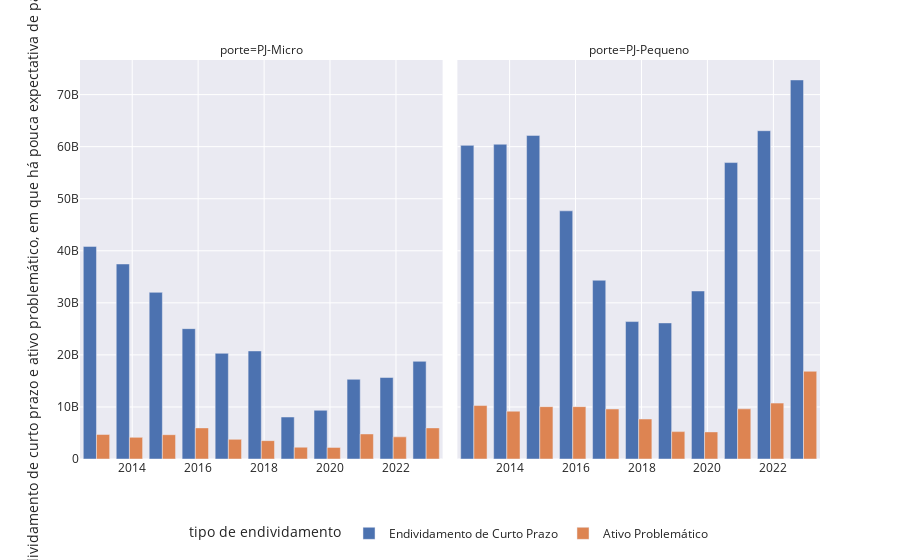

Here is the notebook cell this chart was saved with:
### Code cell
fig = px.bar(df_micro_peq_problematico, 
             x='data_base', 
             y=['Endividamento de Curto Prazo', 'Ativo Problemático'],
             facet_col='porte', 
             labels={'data_base': ''},
             template="seaborn")

fig.update_layout(
    barmode='group',
    yaxis_title="Endividamento de curto prazo e ativo problemático, em que há pouca expectativa de pagamento",
    legend_title_text='tipo de endividamento',
    legend=dict(x=0.5, y=-0.15, xanchor='center', yanchor='top', orientation = 'h'),
        xaxis=dict(dtick="M24"),
        xaxis2=dict(dtick="M24")
)

fig.show()

### Figure 1 — Plotly figure (JSON) as saved in the notebook; plotly's stock layout.template omitted (floating-point values rounded to 4 significant figures)
{"data": [{"alignmentgroup": "True", "hovertemplate": "variable=Endividamento de Curto Prazo<br>porte=PJ-Micro<br>=%{x}<br>value=%{y}<extra></extra>", "legendgroup": "Endividamento de Curto Prazo", "marker": {"color": "rgb(76,114,176)", "pattern": {"shape": ""}}, "name": "Endividamento de Curto Prazo", "offsetgroup": "Endividamento de Curto Prazo", "orientation": "v", "showlegend": true, "textposition": "auto", "type": "bar", "x": ["2012-12-01T00:00:00", "2013-12-01T00:00:00", "2014-12-01T00:00:00", "2015-12-01T00:00:00", "2016-12-01T00:00:00", "2017-12-01T00:00:00", "2018-12-01T00:00:00", "2019-12-01T00:00:00", "2020-12-01T00:00:00", "2021-12-01T00:00:00", "2022-12-01T00:00:00"], "xaxis": "x", "y": [40840000000.0, 37470000000.0, 32020000000.0, 25040000000.0, 20300000000.0, 20760000000.0, 8066000000.0, 9357000000.0, 15310000000.0, 15650000000.0, 18760000000.0], "yaxis": "y"}, {"alignmentgroup": "True", "hovertemplate": "variable=Endividamento de Curto Prazo<br>porte=PJ-Pequeno<br>=%{x}<br>value=%{y}<extra></extra>", "legendgroup": "Endividamento de Curto Prazo", "marker": {"color": "rgb(76,114,176)", "pattern": {"shape": ""}}, "name": "Endividamento de Curto Prazo", "offsetgroup": "Endividamento de Curto Prazo", "orientation": "v", "showlegend": false, "textposition": "auto", "type": "bar", "x": ["2012-12-01T00:00:00", "2013-12-01T00:00:00", "2014-12-01T00:00:00", "2015-12-01T00:00:00", "2016-12-01T00:00:00", "2017-12-01T00:00:00", "2018-12-01T00:00:00", "2019-12-01T00:00:00", "2020-12-01T00:00:00", "2021-12-01T00:00:00", "2022-12-01T00:00:00"], "xaxis": "x2", "y": [60250000000.0, 60470000000.0, 62170000000.0, 47670000000.0, 34340000000.0, 26400000000.0, 26140000000.0, 32270000000.0, 56950000000.0, 63070000000.0, 72820000000.0], "yaxis": "y2"}, {"alignmentgroup": "True", "hovertemplate": "variable=Ativo Problemático<br>porte=PJ-Micro<br>=%{x}<br>value=%{y}<extra></extra>", "legendgroup": "Ativo Problemático", "marker": {"color": "rgb(221,132,82)", "pattern": {"shape": ""}}, "name": "Ativo Problemático", "offsetgroup": "Ativo Problemático", "orientation": "v", "showlegend": true, "textposition": "auto", "type": "bar", "x": ["2012-12-01T00:00:00", "2013-12-01T00:00:00", "2014-12-01T00:00:00", "2015-12-01T00:00:00", "2016-12-01T00:00:00", "2017-12-01T00:00:00", "2018-12-01T00:00:00", "2019-12-01T00:00:00", "2020-12-01T00:00:00", "2021-12-01T00:00:00", "2022-12-01T00:00:00"], "xaxis": "x", "y": [4714000000.0, 4155000000.0, 4667000000.0, 5977000000.0, 3775000000.0, 3529000000.0, 2266000000.0, 2232000000.0, 4813000000.0, 4256000000.0, 5977000000.0], "yaxis": "y"}, {"alignmentgroup": "True", "hovertemplate": "variable=Ativo Problemático<br>porte=PJ-Pequeno<br>=%{x}<br>value=%{y}<extra></extra>", "legendgroup": "Ativo Problemático", "marker": {"color": "rgb(221,132,82)", "pattern": {"shape": ""}}, "name": "Ativo Problemático", "offsetgroup": "Ativo Problemático", "orientation": "v", "showlegend": false, "textposition": "auto", "type": "bar", "x": ["2012-12-01T00:00:00", "2013-12-01T00:00:00", "2014-12-01T00:00:00", "2015-12-01T00:00:00", "2016-12-01T00:00:00", "2017-12-01T00:00:00", "2018-12-01T00:00:00", "2019-12-01T00:00:00", "2020-12-01T00:00:00", "2021-12-01T00:00:00", "2022-12-01T00:00:00"], "xaxis": "x2", "y": [10270000000.0, 9184000000.0, 10060000000.0, 10060000000.0, 9605000000.0, 7680000000.0, 5260000000.0, 5203000000.0, 9634000000.0, 10740000000.0, 16850000000.0], "yaxis": "y2"}], "layout": {"annotations": [{"font": {}, "showarrow": false, "text": "porte=PJ-Micro", "x": 0.245, "xanchor": "center", "xref": "paper", "y": 1, "yanchor": "bottom", "yref": "paper"}, {"font": {}, "showarrow": false, "text": "porte=PJ-Pequeno", "x": 0.755, "xanchor": "center", "xref": "paper", "y": 1, "yanchor": "bottom", "yref": "paper"}], "autosize": true, "barmode": "group", "legend": {"orientation": "h", "title": {"text": "tipo de endividamento"}, "tracegroupgap": 0, "x": 0.5, "xanchor": "center", "y": -0.15, "yanchor": "top"}, "margin": {"t": 60}, "xaxis": {"anchor": "y", "autorange": true, "domain": [0, 0.49], "dtick": "M24", "range": ["2012-06-01 12:00", "2023-06-01 12:00"], "title": {"text": ""}, "type": "date"}, "xaxis2": {"anchor": "y2", "autorange": true, "domain": [0.51, 1], "dtick": "M24", "matches": "x", "range": ["2012-06-01 12:00", "2023-06-01 12:00"], "title": {"text": ""}, "type": "date"}, "yaxis": {"anchor": "x", "autorange": true, "domain": [0, 1], "range": [0, 76650000000.0], "title": {"text": "Endividamento de curto prazo e ativo problemático, em que há pouca expectativa de pagamento"}, "type": "linear"}, "yaxis2": {"anchor": "x2", "autorange": true, "domain": [0, 1], "matches": "y", "range": [0, 76650000000.0], "showticklabels": false, "type": "linear"}}}
